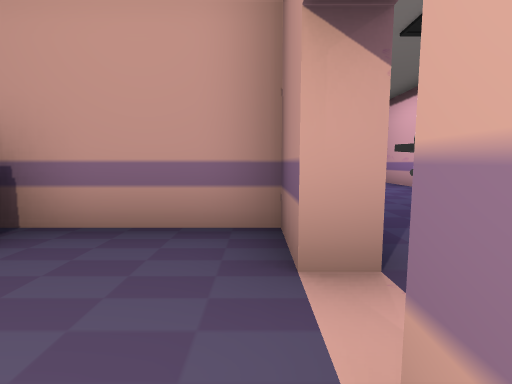
view 1 (above)

18 first-person views from a walk through a Unity game level. The camera is 1.3 m above the floor, tilts 6° down and sees 85° across. The floor is counted in squares, 2 m on a side. Each view is taken from the middle of a square. On the plan, view 1 faces up. The plan holds only what a view shows up to about 9 squares ahead; the rest is blank. Some animated figures are not drawn. Door leaves are left out, so doorways stand open. Some surface patterns are stand-ins.

view 2
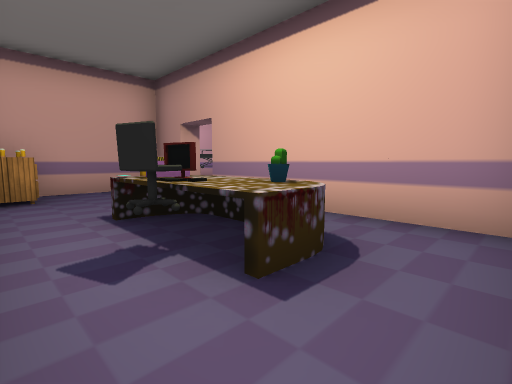

view 3
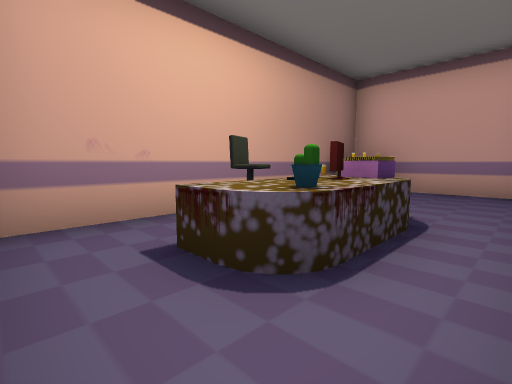

view 4
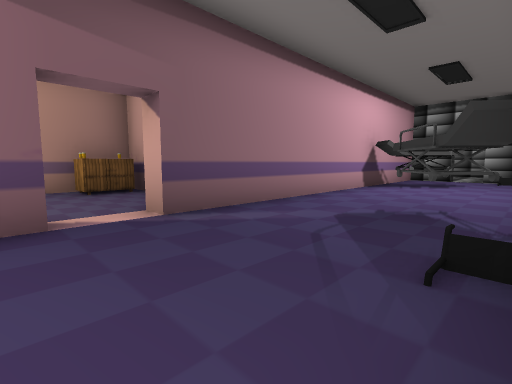

view 5
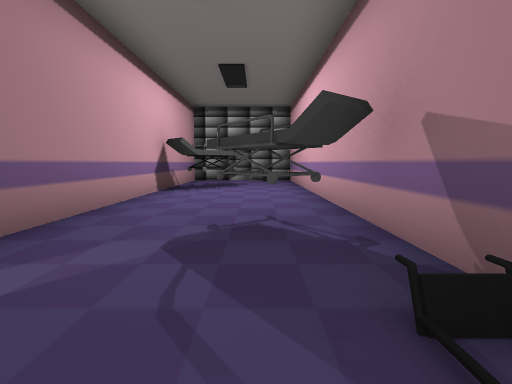

view 6
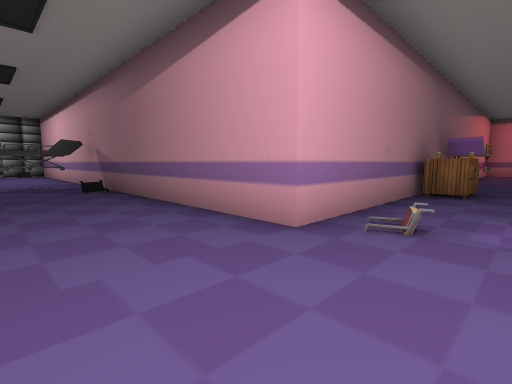

view 7
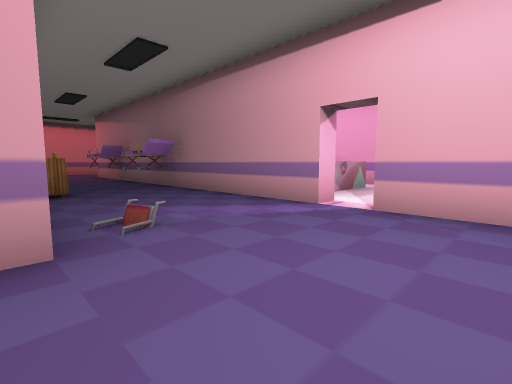

view 8
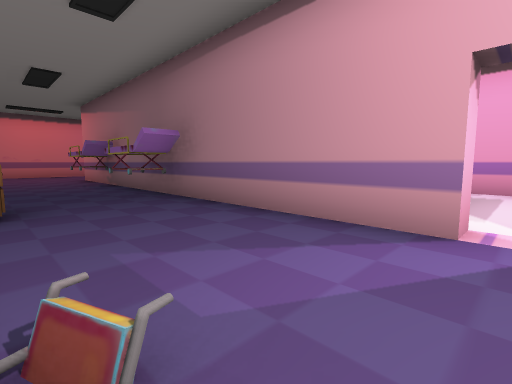

view 9
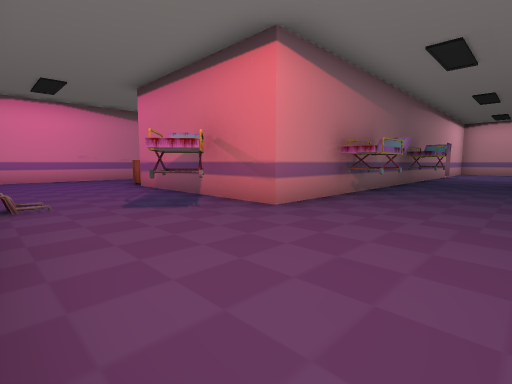

view 10
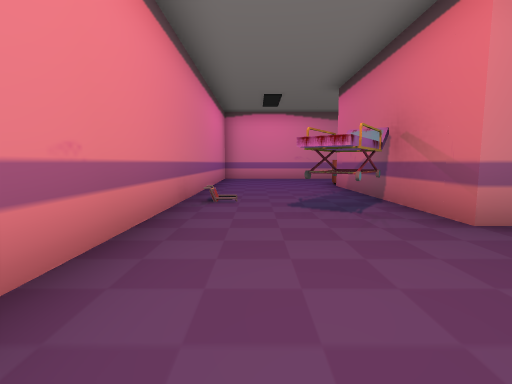

view 11
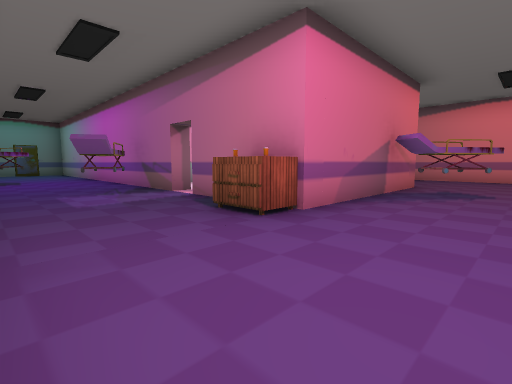

view 12
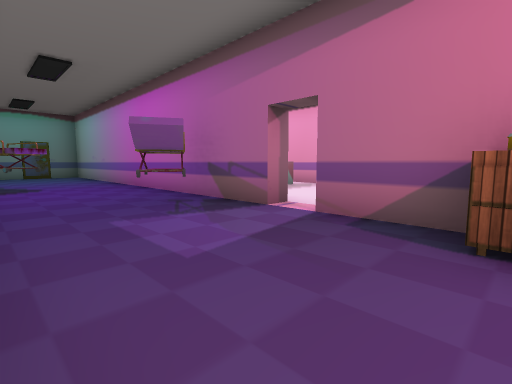

view 13
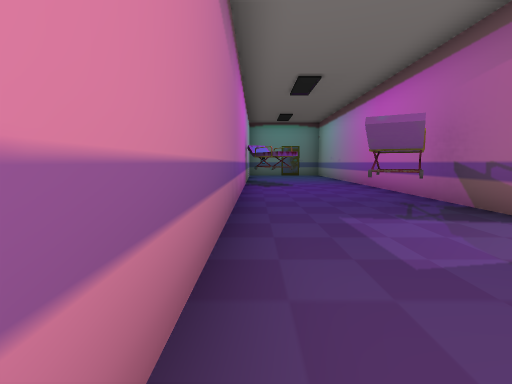

view 14
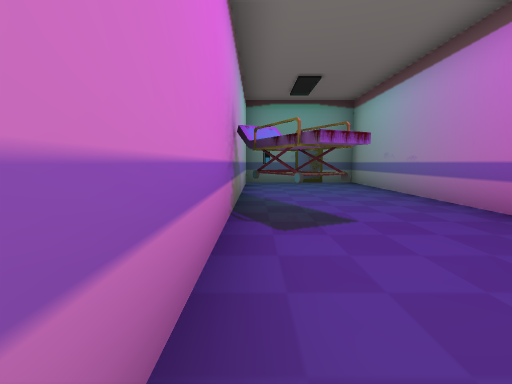

view 15
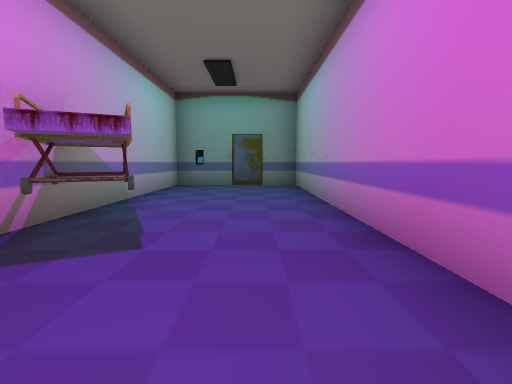

view 16
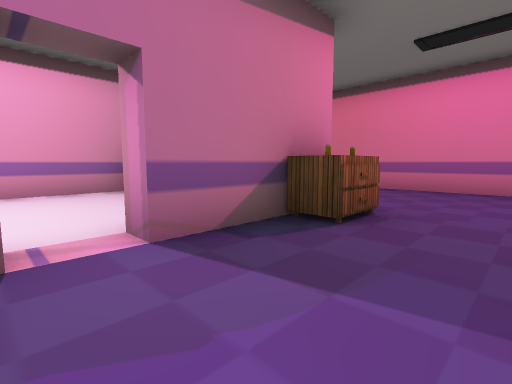

view 17
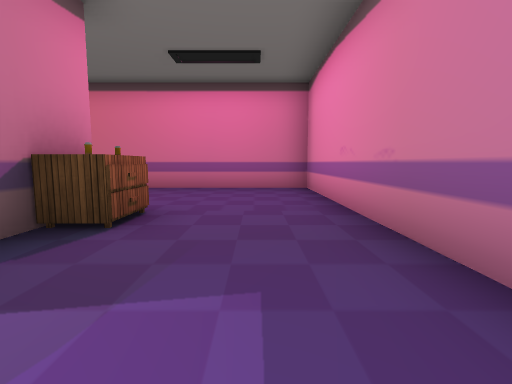

view 18
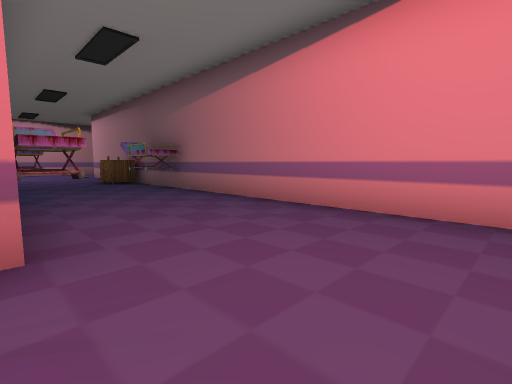

### Floor plan
Points are (right, up) in squares from view 1. A wall is a line through its corners. A room is listed if a view was taken in it or the views show most of it. See-through windows are left out.
Room 1 (views 1, 2, 3)
walls: (0.3, -3.9) (0.3, 0.5); (0.8, 1.6) (0.3, 1.6); (0.3, 2.8) (-3.2, 2.8) (-3.2, -3.9)
ways out: open door at (-0.5, 1.5) to room 2
objects: other object (-3, 2); other object (-2, -2); other object (-2, -1); other object (-1, -3) to (-1, -1)
Room 2 (views 4, 5, 6, 7, 8, 9, 10, 11, 12, 13, 14, 15, 16, 17, 18)
walls: (4.4, -6.8) (15.7, -6.8) (15.7, -8.6); (14.5, -7.3) (12.3, -7.3); (12.1, -11.2) (12.1, -11.8) (0.8, -11.8) (0.8, -15.3) (19.2, -15.3) (19.2, -5.2); (2.1, -6.8) (3.6, -6.8); (4.2, -11.3) (6.2, -11.3); (14.6, -11.8) (13, -11.8) (13, -11.2); (17.9, -3.3) (4.3, -3.3) (4.3, 10); (0.8, 0.5) (0.8, 0); (0.8, 10) (0.8, 1.6); (3.5, 11.3) (2.8, 11.3)
ways out: open door at (-0.5, 1.5) to room 1; open door at (2.5, 11); open door at (4, -7); open door at (12.5, -12)
objects: other object (2, 8) to (2, 9); other object (3, 4) to (3, 5); other object (5, -10) to (6, -9); other object (7, -14); other object (9, -6) to (10, -6); other object (9, -4); other object (10, -13) to (11, -13); other object (10, -10) to (10, -9); other object (11, -4); other object (13, -6) to (14, -6); other object (15, -12); other object (17, -8) to (17, -7)

Positions as (right, up) in squares from view 1, and headings:
1: (0, 0), facing up
2: (-3, -4), facing up-right
3: (0, -4), facing up-left
4: (4, 0), facing up-left
5: (3, 1), facing up
6: (2, -5), facing up-right
7: (2, -3), facing down-right
8: (4, -4), facing down-right
9: (19, -4), facing down-left
10: (18, -4), facing down
11: (18, -15), facing up-left
12: (15, -15), facing up-left
13: (15, -15), facing left
14: (10, -15), facing left
15: (9, -13), facing left
16: (12, -14), facing up-right
17: (12, -14), facing right
18: (18, -7), facing up-left
